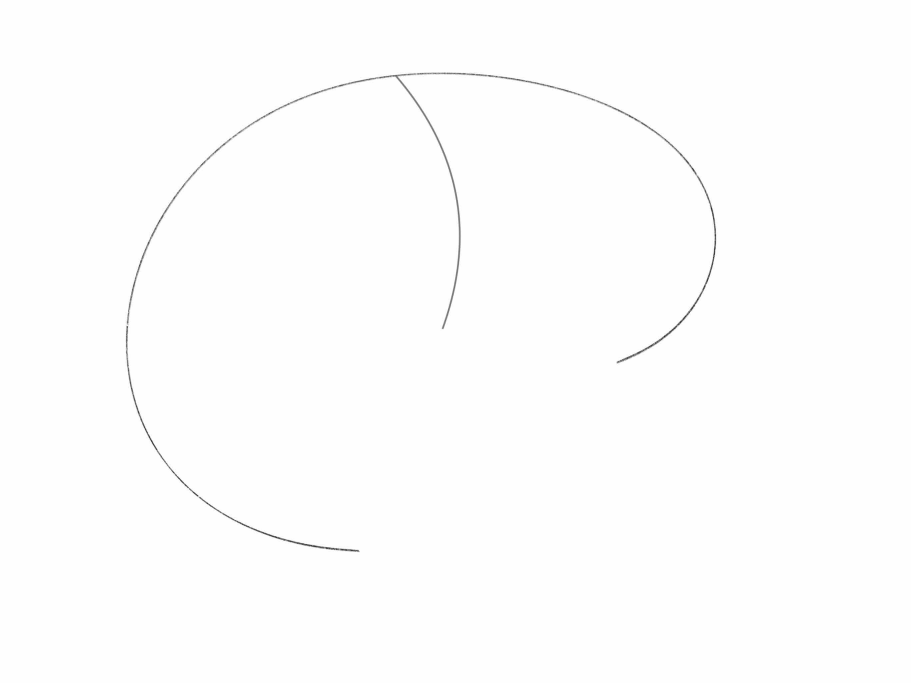
#> input picture 创新思维与实践/images/branch.jpg, 2732 x 2048 px (shown at 1/3 size)
$ python -i transformation.py   (imports and definitions only)
#> lines starting #> are read from the running program, lines starting #| are printed output that depends on the picture; after the words box and inside, x2 and y2 are one past the last pixel; in counts of white or black regions, pixels touching at a corner belong together
import cv2
import numpy as np
from typing import List, Tuple
from vision_utils import *

def find_lines(image: np.ndarray, min_line_length: int = 100) -> np.ndarray:
    """
    Find lines in an image using the Hough transform.

    :param image: Input image.
    :param min_line_length: Minimum length of a line to be detected.
    :return: Detected lines.
    """
    # Convert the image to grayscale
    gray = cv2.cvtColor(image, cv2.COLOR_BGR2GRAY)

    # Apply Canny edge detection
    edges = cv2.Canny(gray, 50, 150, apertureSize=3)

    # Apply Hough transform to detect lines
    lines = cv2.HoughLinesP(edges, 1, np.pi/180, 70, minLineLength=130, maxLineGap=10)

    # drop lines too close
    lines = lines[np.linalg.norm(lines[:, 0, :2] - lines[:, 0, 2:], axis=1) > 100]

    return lines


def find_corner(lines: np.ndarray) -> np.ndarray:
    """
    find all cross points of lines
    :param lines: lines detected by HoughLinesP

    :return: cross points
    """
    def get_line_equation(line: np.ndarray) -> np.ndarray:
        """
        get line equation from two points
        :param line: two points of line

        :return: line equation
        """
        x1, y1, x2, y2 = line
        k = (y2 - y1) / (x2 - x1)
        b = y1 - k * x1
        return np.array([k, b])

    def get_cross_point(line1: np.ndarray, line2: np.ndarray) -> np.ndarray:
        """
        get cross point of two lines
        :param line1: line equation
        :param line2: line equation

        :return: cross point
        """
        k1, b1 = line1
        k2, b2 = line2
        x = (b2 - b1) / (k1 - k2)
        y = k1 * x + b1
        return np.array([x, y])

    cross_points = []
    for i in range(len(lines)):
        for j in range(i + 1, len(lines)):
            line1 = get_line_equation(lines[i][0])
            line2 = get_line_equation(lines[j][0])
            cross_points.append(get_cross_point(line1, line2))

    return np.array(cross_points)


def remove_outliers(points, threshold):
    """
    Remove outliers from a set of points based on a distance threshold.

    :param points: Array of points.
    :param threshold: Maximum distance allowed for a point to be considered an outlier.
    :return: Array of points without outliers.
    """
    filtered_points = []
    for point in points:
        # Calculate the distance between the point and the centroid
        distance = np.linalg.norm(point - np.mean(points, axis=0))
        # Only keep points that are within the threshold distance
        if distance <= threshold:
            filtered_points.append(point)
    return np.array(filtered_points)


def remove_close_points(points, min_distance=10) -> np.ndarray:
    """
    Remove points that are too close to each other.
    """
    filtered_points = []
    for point in points:
        # 只保留与已选点距离大于min_distance的点
        if all(np.linalg.norm(point - p) > min_distance for p in filtered_points):
            filtered_points.append(point)
    return np.array(filtered_points)


def sort_corners(corners: np.ndarray) -> np.ndarray:
    """
    Sort corners in order of top-left, top-right, bottom-right, bottom-left.

    :param : Detected corners, assumed to be 4 points (2D array of shape (4, 2)).
    :return: Sorted corners (in top-left, top-right, bottom-right, bottom-left order).
    """
    # Calculate the centroid of the corners
    center = np.mean(corners, axis=0)

    # Calculate the angle of each point with respect to the centroid
    angles = np.arctan2(corners[:, 1] - center[1], corners[:, 0] - center[0])

    # Sort the corners by angle (clockwise order starting from top-left)
    sorted_indices = np.argsort(angles)

    # Rearrange the corners in the desired order (top-left, top-right, bottom-right, bottom-left)
    sorted_corners = corners[sorted_indices]

    return sorted_corners


def perspective_transform(image: np.ndarray, corner_points: np.ndarray, imshow: bool = False) -> np.ndarray:
    """
    Perform perspective transformation on an image using the given corner points.

    :param image: Input image.
    :param corner_points: Corner points of the region of interest.
    :return: Warped image.
    """

    dst_points = np.float32([[0, 0], [640, 0], [640, 480], [0, 480]])
    corner_points = np.float32(corner_points)
    M = cv2.getPerspectiveTransform(corner_points, dst_points)
    warped_image = cv2.warpPerspective(image, M, (640, 480))  # 目标图像的大小

    if imshow:
        cv2.imshow('image', warped_image)
        cv2.waitKey(0)
        cv2.destroyAllWindows()

    return warped_image

def get_warped_image(image: np.ndarray) -> np.ndarray:
    """
    Get warped image

    :param image: input image

    :return: warped image
    """
    lines = find_lines(image)
    corner_points = find_corner(lines)
    # corner_points = remove_outliers(corner_points, 100)
    corner_points = remove_close_points(corner_points)
    corner_points = sort_corners(corner_points)
    return perspective_transform(image, corner_points)

# [4 lines not run here, left out]

>>> import cv2
>>> picture = cv2.imread('../images/branch.jpg')
#> picture is the input picture: shape (2048, 2732, 3); min 1, max 255, mean 253.4
>>> result = get_warped_image(picture)
#> in find_lines, `edges = cv2.Canny(gray, 50, 150, apertureSize=3)`:
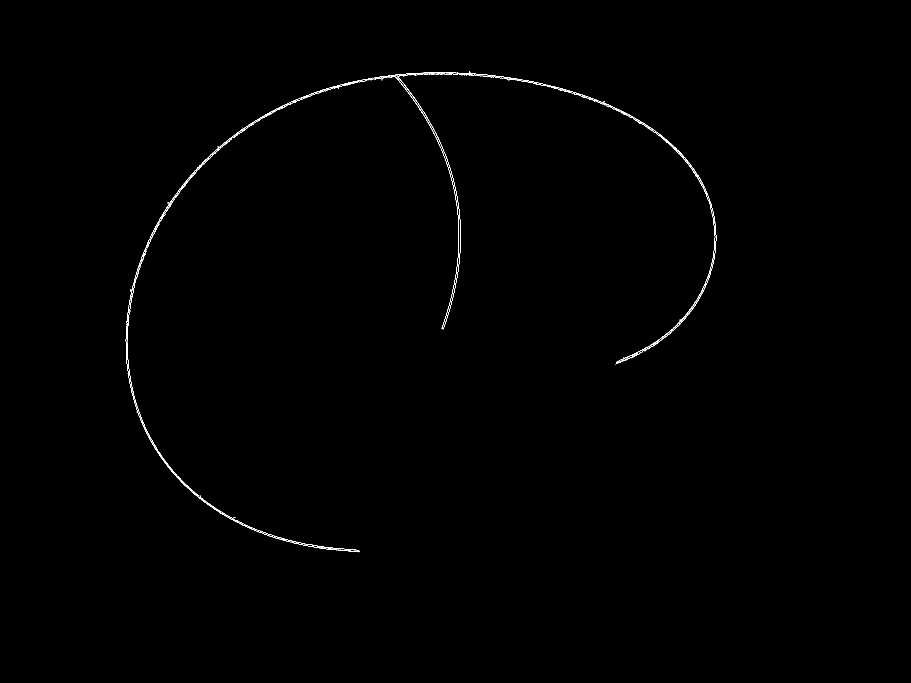
#> edges: shape (2048, 2732) (shown at 1/3 size); 0.22% white in thin lines or dots, all inside (x1, y1, x2, y2) = (377, 215, 2149, 1657)
#> in find_lines, `lines = cv2.HoughLinesP(edges, 1, np.pi/180, 70, minLineLength=130, ma..`: lines = [[1351, 218, 1551, 239], [419, 788, 486, 650], [1186, 224, 1378, 221], [577, 520, 717, 394], [983, 268, 1128, 235], [1546, 239, 1695, 268], [1426, 221, 1559, 237]]
#> the loop in find_corner, `for i in range(len(lines)):` made 7 passes
#> after the loop in find_corner, `for i in range(len(lines)):`: cross_points = 21 items, first 6: [727.5, 152.5], [1379.4, 221], [958.4, 176.8], [1249.5, 207.3], [1540.1, 237.9], [1744.6, 259.3]
#> in get_warped_image, `corner_points = find_corner(lines)`: corner_points = 21 rows, first 8: [727.5, 152.5], [1379.4, 221], [958.4, 176.8], [1249.5, 207.3], [1540.1, 237.9], [1744.6, 259.3], [689.1, 231.8], [527.5, 564.6]
#> the loop in remove_close_points, `for point in points:` made 21 passes
#> point on passes 1 to 12: [727.5, 152.5], [1379.4, 221], [958.4, 176.8], [1249.5, 207.3], [1540.1, 237.9], [1744.6, 259.3], [689.1, 231.8], [527.5, 564.6], [632.8, 347.7], [759.8, 85.99], [734.7, 137.8], [900.9, 228.5]
#> after the loop in remove_close_points, `for point in points:`: filtered_points has the same summary as cross_points in find_corner
#> in sort_corners, `center = np.mean(corners, axis=0)`: center = [1083.8, 226.1]
#> in sort_corners, `angles = np.arctan2(corners[:, 1] - center[1], corners[:, 0] - center[..`: angles = 21 values, max 3.13 at index 11, min -2.94 at index 0, mean -0.0975
#> in sort_corners, `sorted_indices = np.argsort(angles)`: sorted_indices = 21 values, max 20 at index 13, min 0 at index 0, mean 10
#> in sort_corners, `sorted_corners = corners[sorted_indices]`: sorted_corners = 21 rows, first 8: [727.5, 152.5], [734.7, 137.8], [958.4, 176.8], [759.8, 85.99], [970.2, 166.2], [1006, 133.9], [1311.2, 193.3], [1271.3, 202.4]
#> in get_warped_image, `corner_points = sort_corners(corner_points)`: corner_points has the same summary as sorted_corners in sort_corners
#> in perspective_transform, `corner_points = np.float32(corner_points)`: corner_points has the same summary as sorted_corners in sort_corners
#> (the run stopped early here; a loop or call above may not have finished)
